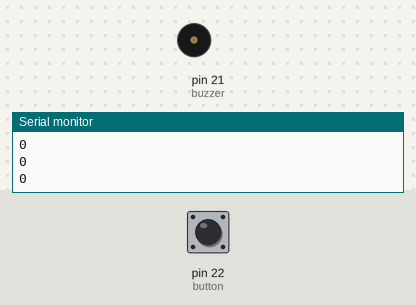
A sketch run on a simulated Arduino Mega 2560, built with avr-gcc and run on an emulated ATmega2560. Parts: buzzer (waves = sounding, pin HIGH), the last lines printed to the serial monitor. The inputs (shaded band) are chosen by the test bench; at power-on: pin 22 (button) LOW.

Above: at 1.8 s.
1.9 s: pin 22 (button) pulled HIGH for 0.6 s
At 3.4 s:
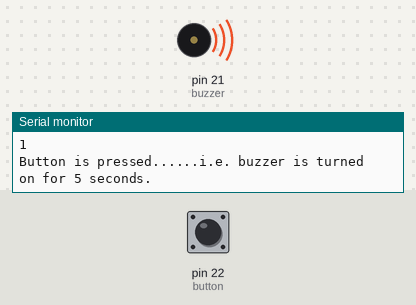
5.5 s: pin 22 (button) pulled HIGH for 3.2 s
At 13.4 s:
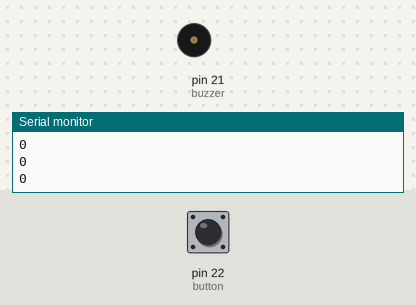
Timing chart, 0 to 14.9 s (numbered marks = the images above; inputs shaded):
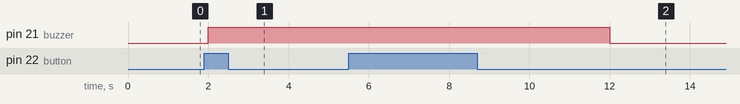

Measured:
- after the input at 1.9 s, pin 21 (buzzer): LOW → HIGH after 0.10 s
- after the input at 5.5 s, pin 21 (buzzer): HIGH → LOW after 6.5 s instead of 1.5 s

The sketch:

05_button_buzzer.ino
```cpp
const int button = 22;
const int buzzer = 21;

int val;
void setup() {
  Serial.begin(115200);
  pinMode(button, INPUT);
  pinMode(buzzer, OUTPUT);
}

void loop() {
  val = digitalRead(button);
  Serial.println(val);
  if(val == 1)
  {
    digitalWrite(buzzer, 1);
    Serial.println("Button is pressed......i.e. buzzer is turned on for 5 seconds.");
    delay(5000);
  }
  else
  {
    digitalWrite(buzzer, 0);
    delay(500);
  }
}
```
